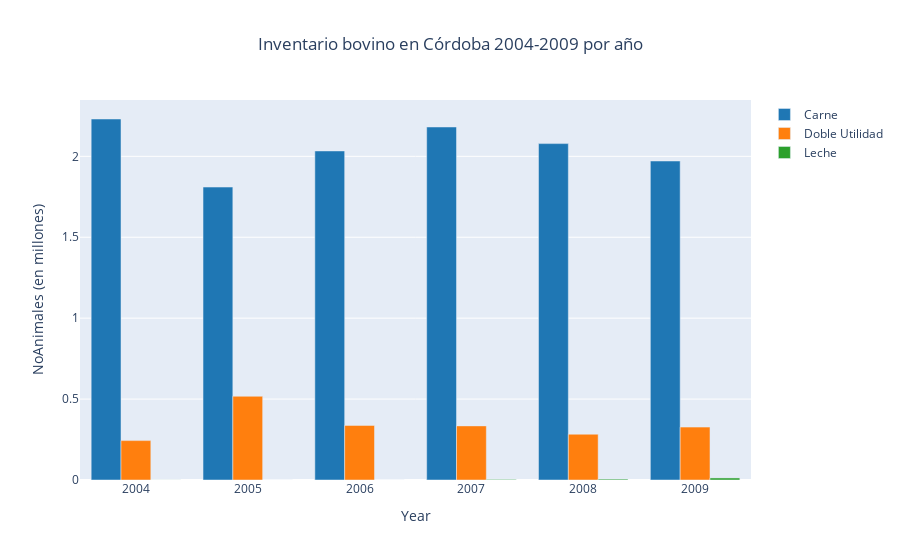

Notebook source saved alongside this figure:
### Code cell
import plotly.graph_objects as go

# Group the DataFrame by 'Año' and 'Orientación' and sum the 'NoAnimales' column (divided by 1 million)
grouped_df = df.groupby(['Año', 'Orientación'])['NoAnimales'].sum() / 1000000

# Get unique years and orientations for the x-axis
years = df['Año'].unique()
orientations = df['Orientación'].unique()

# Define custom colors for each orientation
color_palette = {
    'Carne': 'rgb(31, 119, 180)',
    'Doble Utilidad': 'rgb(255, 127, 14)',
    'Leche': 'rgb(44, 160, 44)'
}

# Create a bar chart with grouped bars and custom colors
data = []
for orientation in orientations:
    y_values = [grouped_df.loc[(year, orientation)] if (year, orientation) in grouped_df.index else 0 for year in years]
    color = color_palette.get(orientation, 'rgb(0, 0, 0)')  # Use custom color if available, else default to black
    data.append(go.Bar(name=orientation, x=years, y=y_values, marker=dict(color=color)))

# Set the layout of the chart
layout = go.Layout(title='Inventario bovino en Córdoba 2004-2009 por año', 
                   title_x=0.5, #centrar el titulo
                   xaxis=dict(title='Year'),
                   yaxis=dict(title='NoAnimales (en millones)'))

# Create the figure
fig = go.Figure(data=data, layout=layout)

# Display the chart
fig.show()

# Saving the interactive pie chart to a file
fig.write_html('inventario-bovino-cord-2004-2009.html')

### Figure 1 — Plotly figure (JSON) as saved in the notebook; plotly's stock layout.template omitted (floating-point values rounded to 4 significant figures)
{"data": [{"marker": {"color": "rgb(31, 119, 180)"}, "name": "Carne", "type": "bar", "x": [2004, 2005, 2006, 2007, 2008, 2009], "y": [2.231, 1.81, 2.033, 2.181, 2.079, 1.971]}, {"marker": {"color": "rgb(255, 127, 14)"}, "name": "Doble Utilidad", "type": "bar", "x": [2004, 2005, 2006, 2007, 2008, 2009], "y": [0.2435, 0.5173, 0.3372, 0.3344, 0.2828, 0.3267]}, {"marker": {"color": "rgb(44, 160, 44)"}, "name": "Leche", "type": "bar", "x": [2004, 2005, 2006, 2007, 2008, 2009], "y": [0.000301, 0, 0, 0.003401, 0.005523, 0.01262]}], "layout": {"title": {"text": "Inventario bovino en Córdoba 2004-2009 por año", "x": 0.5}, "xaxis": {"title": {"text": "Year"}}, "yaxis": {"title": {"text": "NoAnimales (en millones)"}}}}
